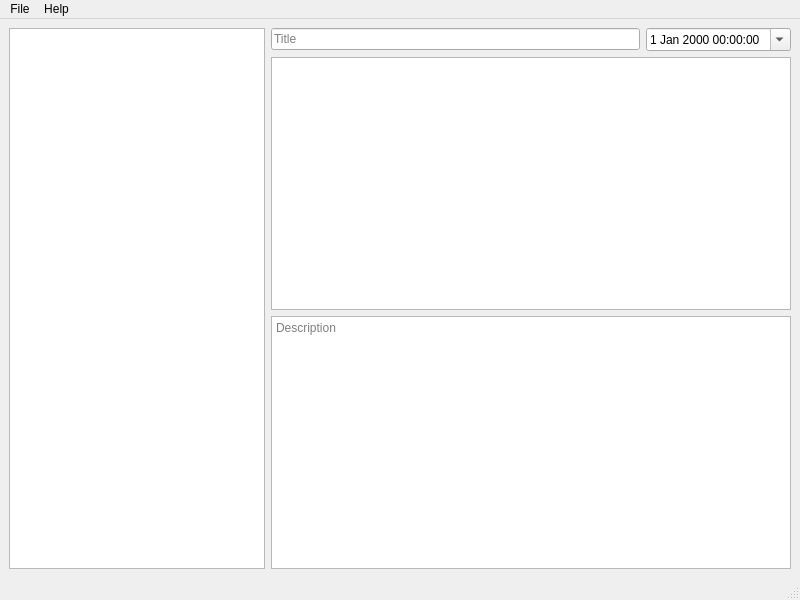
<?xml version="1.0" encoding="UTF-8"?>
<ui version="4.0">
    <class>caption_manager</class>
    <widget class="QMainWindow" name="caption_manager">
        <property name="geometry">
            <rect>
                <x>0</x>
                <y>0</y>
                <width>800</width>
                <height>600</height>
            </rect>
        </property>
        <property name="sizePolicy">
            <sizepolicy hsizetype="Expanding" vsizetype="Expanding">
                <horstretch>0</horstretch>
                <verstretch>0</verstretch>
            </sizepolicy>
        </property>
        <property name="minimumSize">
            <size>
                <width>800</width>
                <height>600</height>
            </size>
        </property>
        <property name="windowTitle">
            <string>Caption Manager</string>
        </property>
        <widget class="QWidget" name="centralWidget">
            <layout class="QHBoxLayout" name="horizontalLayout">
                <item>
                    <layout class="QHBoxLayout" name="mainLayout">
                        <item>
                            <widget class="QListView" name="imageList">
                                <property name="sizePolicy">
                                    <sizepolicy hsizetype="Maximum" vsizetype="Expanding">
                                        <horstretch>0</horstretch>
                                        <verstretch>0</verstretch>
                                    </sizepolicy>
                                </property>
                            </widget>
                        </item>
                        <item>
                            <layout class="QVBoxLayout" name="imageDetailPanel">
                                <item>
                                    <layout class="QHBoxLayout" name="metadataLayout">
                                        <item>
                                            <widget class="QLineEdit" name="imageTitle">
                                                <property name="placeholderText">
                                                    <string>Title</string>
                                                </property>
                                            </widget>
                                        </item>
                                        <item>
                                            <widget class="QDateTimeEdit" name="imageDate">
                                                <property name="calendarPopup">
                                                    <bool>true</bool>
                                                </property>
                                            </widget>
                                        </item>
                                    </layout>
                                </item>
                                <item>
                                    <widget class="QGraphicsView" name="imagePreview"/>
                                </item>
                                <item>
                                    <widget class="QTextEdit" name="imageDescription">
                                        <property name="placeholderText">
                                            <string>Description</string>
                                        </property>
                                    </widget>
                                </item>
                            </layout>
                        </item>
                    </layout>
                </item>
            </layout>
        </widget>
        <widget class="QMenuBar" name="menubar">
            <property name="geometry">
                <rect>
                    <x>0</x>
                    <y>0</y>
                    <width>800</width>
                    <height>32</height>
                </rect>
            </property>
            <widget class="QMenu" name="menuFile">
                <property name="title">
                    <string>File</string>
                </property>
                <addaction name="actionAdd"/>
                <addaction name="actionDelete"/>
                <addaction name="separator"/>
                <addaction name="actionSave"/>
                <addaction name="separator"/>
                <addaction name="actionExport"/>
            </widget>
            <widget class="QMenu" name="menuHelp">
                <property name="title">
                    <string>Help</string>
                </property>
                <addaction name="actionVersion"/>
            </widget>
            <addaction name="menuFile"/>
            <addaction name="menuHelp"/>
        </widget>
        <widget class="QStatusBar" name="statusbar"/>
        <action name="actionVersion">
            <property name="text">
                <string>About</string>
            </property>
        </action>
        <action name="actionAdd_Image">
            <property name="text">
                <string>Add</string>
            </property>
        </action>
        <action name="actionDelete_Image">
            <property name="text">
                <string>Delete</string>
            </property>
        </action>
        <action name="actionAdd">
            <property name="text">
                <string>Add</string>
            </property>
        </action>
        <action name="actionDelete">
            <property name="text">
                <string>Delete</string>
            </property>
        </action>
        <action name="actionExport">
            <property name="text">
                <string>Export</string>
            </property>
        </action>
        <action name="actionSave">
            <property name="text">
                <string>Save</string>
            </property>
        </action>
    </widget>
    <resources/>
    <connections/>
</ui>
